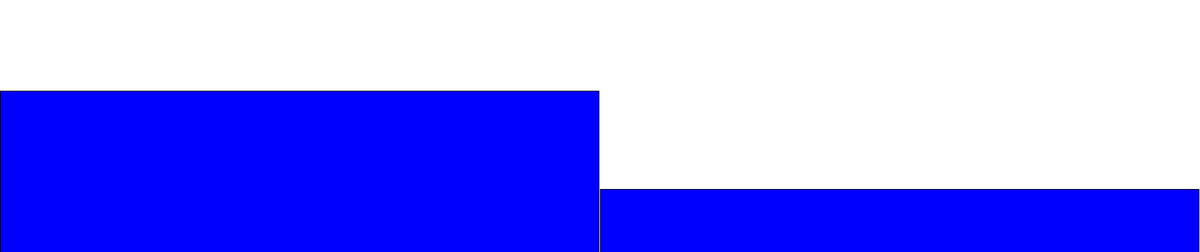
Frame 1 (no input)
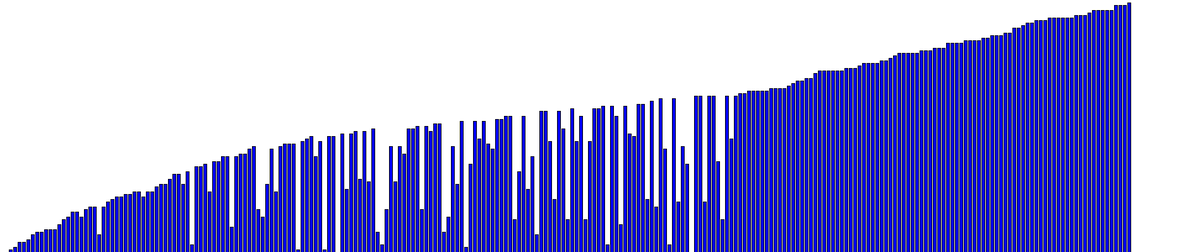
Frame 60 (the mouse pressed at the canvas centre just before this capture)
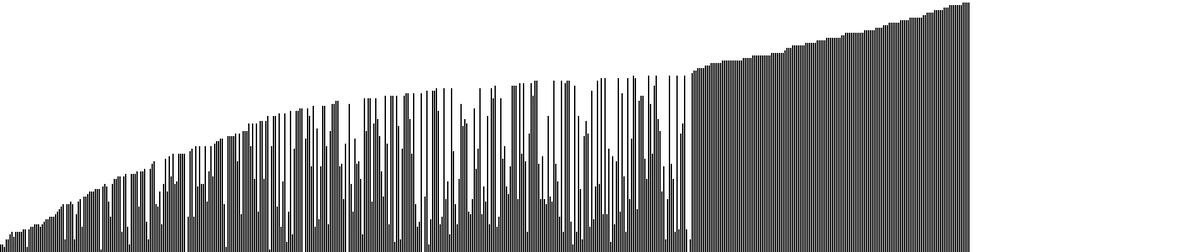
Frame 120 (the mouse held since frame 60 and released just before this capture)

The Processing sketch that drew these frames (run headless with seeded random() and noise(); from frame 60 on, the mouse is pressed at the canvas centre):

// Processing sketch: bblsrt
// ── bblsrt.pde
int hell[];
boolean sorting = false;
int currentIndex = 0; // Tracks sorting progress
int passesPerFrame = 5; // Increase this to speed up sorting

void setup() {
  size(1900, 400);
  initializeArray(2); // Start with 2 elements
}

void draw() {
  background(255);
  barDraw();

  if (sorting) {
    for (int k = 0; k < passesPerFrame; k++) { // Perform multiple passes per frame
      barsort();
    }
  }
}

void barDraw() {
  int barWidth = max(1, width / hell.length); // Ensure barWidth never becomes 0

  for (int i = 0; i < hell.length; i++) {
    int barHeight = int(map(hell[i], 0, 100, 0, height)); // Scale value to fit screen height
    fill(0, 0, 255);
    rect(i * barWidth, height - barHeight, barWidth - 2, barHeight);
  }
}

// Optimized Bubble Sort with early exit
void barsort() {
  boolean swapped = false;
  
  if (currentIndex < hell.length - 1) {
    for (int j = 0; j < hell.length - 1 - currentIndex; j++) {
      if (hell[j] > hell[j + 1]) {
        swap(j, j + 1);
        swapped = true;
      }
    }
    currentIndex++;

    if (!swapped) { // Stop early if no swaps were made
      sorting = false;
      resetArray();
    }
  } else {
    sorting = false;
    resetArray();
  }
}

// Swap function
void swap(int i, int j) {
  int temp = hell[i];
  hell[i] = hell[j];
  hell[j] = temp;
}

// Reset and double array size
void resetArray() {
  initializeArray(hell.length * 2); // Double array size
  println("New size: " + hell.length);
}

// Function to reset array with random values
void initializeArray(int newSize) {
  hell = new int[newSize];
  for (int i = 0; i < hell.length; i++) {
    hell[i] = int(random(0, 100));
  }
  currentIndex = 0;
  sorting = true;
}
